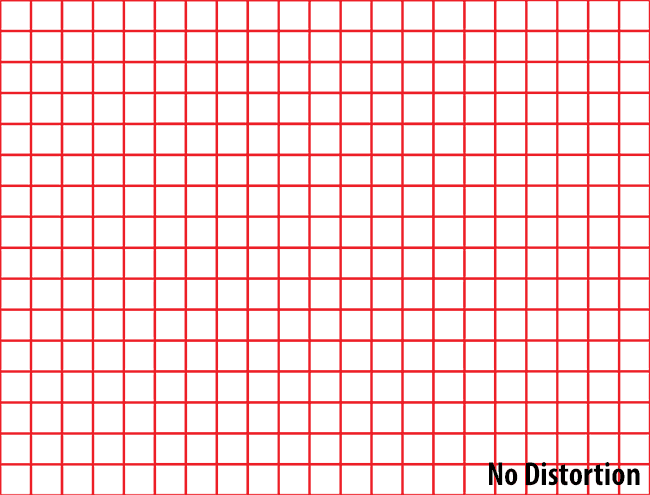
#> input picture images/No-Distortion.png, 650 x 495 px, found by its file name
$ python homework1_Lab2.py
#> lines starting #> are read from the running program, lines starting #| are printed output that depends on the picture
import cv2
import numpy as np
import copy
from numba import jit

img1 = cv2.imread("No-Distortion.png", -1)
#> img1 is the input picture: shape (495, 650, 3); mean B, G, R 220.3, 219.1, 251.1
nr, nc = img1.shape[:2]
#> nr = 495; nc = 650

img2 = np.zeros((nr, nc, 3), dtype = "uint8")
img2.fill(255)
#> img2: shape (495, 650, 3); every value is 255
img3 = copy.copy(img2)

x0, y0 = np.floor(nr / 2), np.floor(nc / 2)
#> x0 = 247; y0 = 325
rMax = np.sqrt(x0 ** 2 + y0 ** 2)
#> rMax = 408.2

@jit
def my_Distortion(K, beforeDisImg, afterDisImg):
    for r in range(nr):
        for c in range(nc):
            rd = np.sqrt((r - x0) ** 2 + (c - y0) ** 2)
            ru = rd + K * ((rd / rMax) ** 2)

            same = 0
            if r == x0:
                if c > y0:
                    angle = np.radians(90)
                elif c < y0:
                    angle = np.radians(270)
                else:
                   same = 1
            else:
                angle = np.arctan((c - y0) / (r - x0))

            if same == 0:
                if r < x0:
                    angle += np.pi
                x = int(np.around(x0 + ru * np.cos(angle)))
                y = int(np.around(y0 + ru * np.sin(angle)))
            else:
                x = r
                y = c

            if x < nr and x >= 0:
                if y < nc and y >= 0:
                    if beforeDisImg.ndim != 3:
                        afterDisImg[r, c] = beforeDisImg[x, y]
                    else:
                        afterDisImg[r, c, 2] = beforeDisImg[x, y, 2]
                        afterDisImg[r, c, 1] = beforeDisImg[x, y, 1]
                        afterDisImg[r, c, 0] = beforeDisImg[x, y, 0]

my_Distortion(60, img1, img2)
my_Distortion(-45, img2, img3)

cv2.imshow("No-Distortion", img1)
cv2.imshow("Distorted", img2)
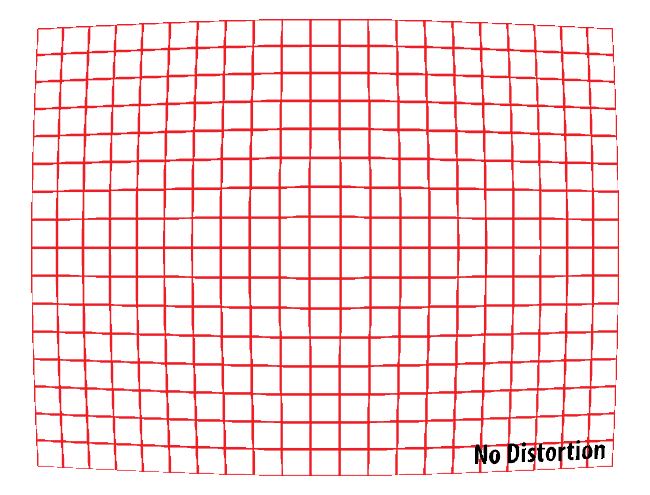
#> window 'Distorted': shape (495, 650, 3); mean B, G, R 226.5, 225.5, 251.9
cv2.imshow("Recovered", img3)
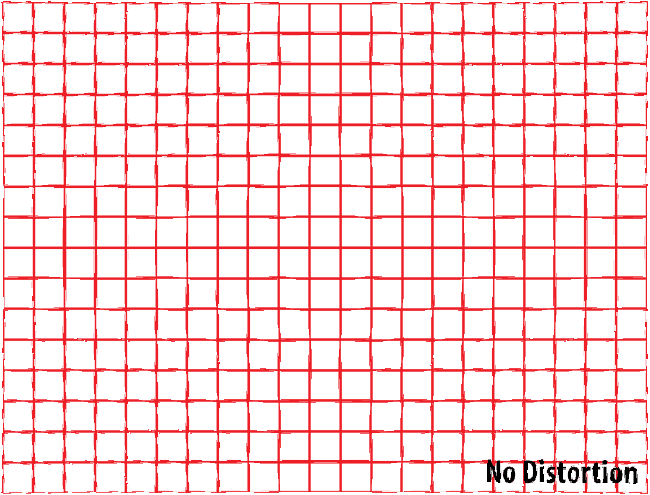
#> window 'Recovered': shape (495, 650, 3); mean B, G, R 220.8, 219.6, 251.1

cv2.waitKey(0)
cv2.destroyAllWindows()

$ run again, with images/Beetle.bmp saved as images/No-Distortion.png
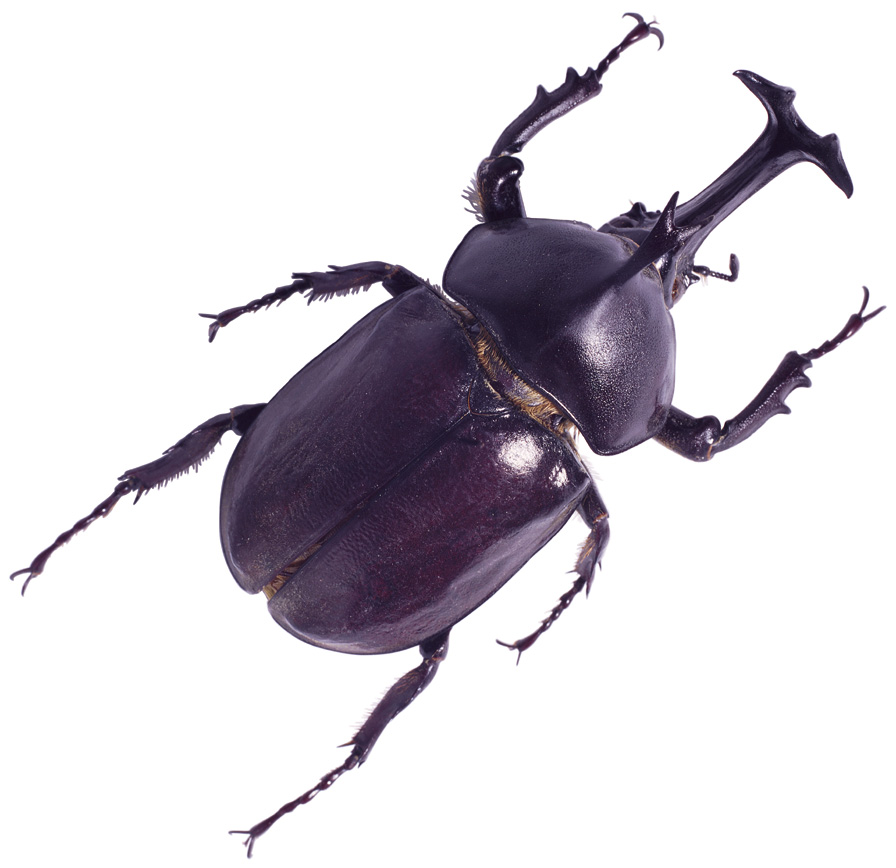
#> input picture images/Beetle.bmp, 896 x 868 px, found by its file name
#> img1 is the input picture: shape (868, 896, 3); mean B, G, R 216.4, 210.9, 214.5
#> img2: shape (868, 896, 3); every value is 255
#> `cv2.imshow("Distorted", img2)`:
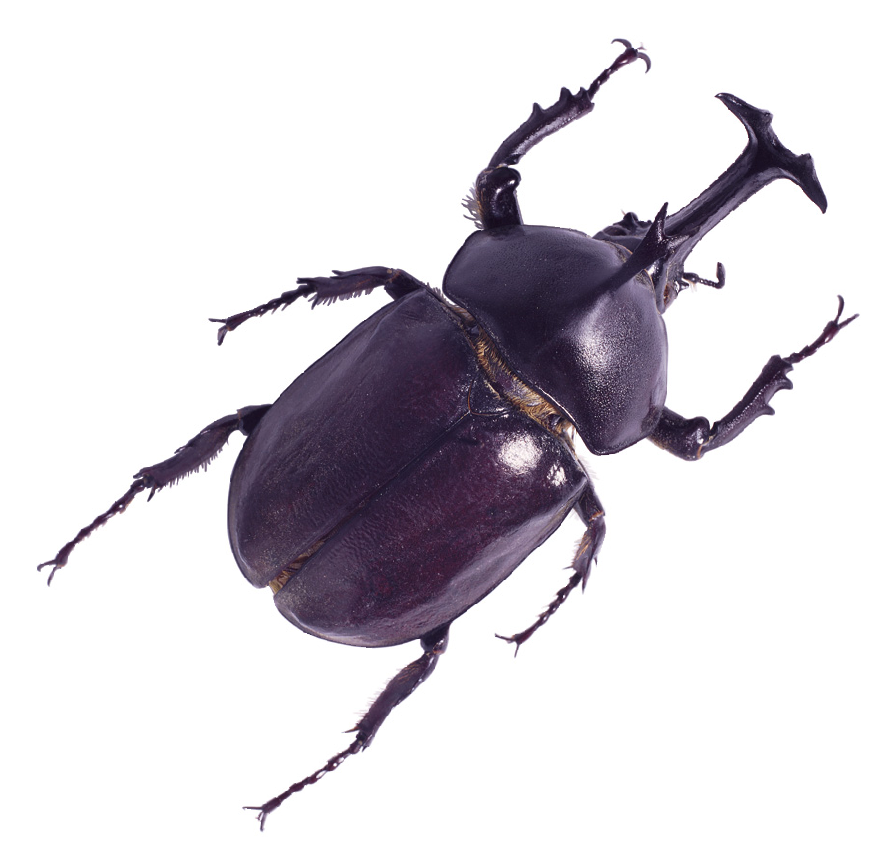
#> window 'Distorted': shape (868, 896, 3); mean B, G, R 219.3, 214.3, 217.6
#> `cv2.imshow("Recovered", img3)`:
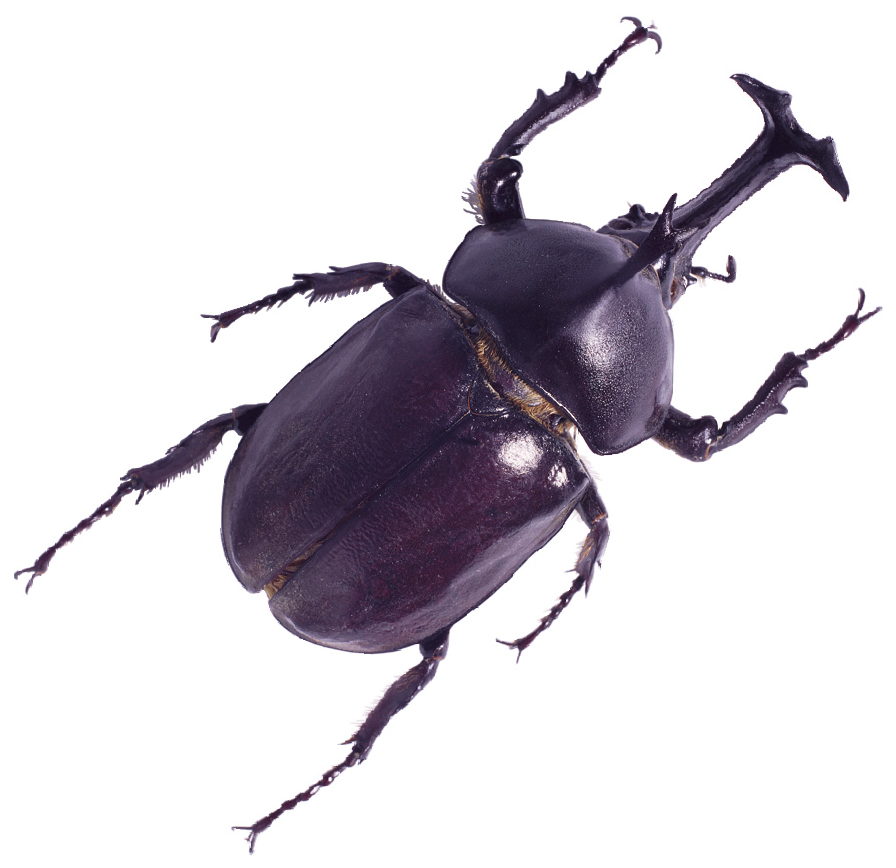
#> window 'Recovered': shape (868, 896, 3); mean B, G, R 217, 211.6, 215.1
